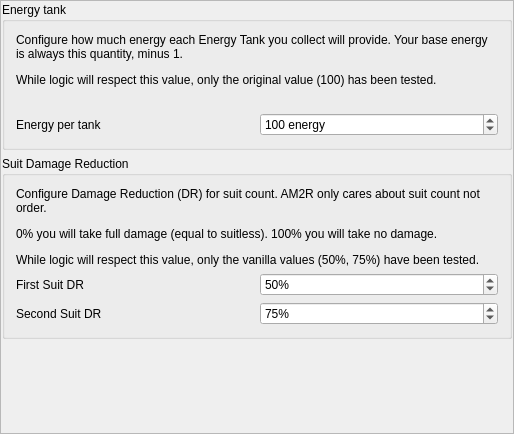
<?xml version="1.0" encoding="UTF-8"?>
<ui version="4.0">
 <class>PresetAM2REnergy</class>
 <widget class="QMainWindow" name="PresetAM2REnergy">
  <property name="geometry">
   <rect>
    <x>0</x>
    <y>0</y>
    <width>514</width>
    <height>434</height>
   </rect>
  </property>
  <property name="windowTitle">
   <string>Energy</string>
  </property>
  <widget class="QWidget" name="centralWidget">
   <property name="maximumSize">
    <size>
     <width>16777215</width>
     <height>16777215</height>
    </size>
   </property>
   <layout class="QVBoxLayout" name="main_layout">
    <property name="leftMargin">
     <number>0</number>
    </property>
    <property name="topMargin">
     <number>0</number>
    </property>
    <property name="rightMargin">
     <number>0</number>
    </property>
    <property name="bottomMargin">
     <number>0</number>
    </property>
    <item>
     <widget class="QScrollArea" name="scroll_area">
      <property name="widgetResizable">
       <bool>true</bool>
      </property>
      <widget class="QWidget" name="scroll_area_contents">
       <property name="geometry">
        <rect>
         <x>0</x>
         <y>0</y>
         <width>498</width>
         <height>434</height>
        </rect>
       </property>
       <property name="sizePolicy">
        <sizepolicy hsizetype="Ignored" vsizetype="Preferred">
         <horstretch>0</horstretch>
         <verstretch>0</verstretch>
        </sizepolicy>
       </property>
       <layout class="QVBoxLayout" name="scroll_area_layout">
        <property name="leftMargin">
         <number>1</number>
        </property>
        <property name="topMargin">
         <number>1</number>
        </property>
        <property name="rightMargin">
         <number>1</number>
        </property>
        <property name="bottomMargin">
         <number>0</number>
        </property>
        <item>
         <widget class="QGroupBox" name="energy_tank_box">
          <property name="title">
           <string>Energy tank</string>
          </property>
          <layout class="QGridLayout" name="gridLayout_2">
           <item row="2" column="1">
            <widget class="QSpinBox" name="energy_tank_capacity_spin_box">
             <property name="suffix">
              <string> energy</string>
             </property>
             <property name="minimum">
              <number>2</number>
             </property>
             <property name="maximum">
              <number>1000</number>
             </property>
             <property name="value">
              <number>100</number>
             </property>
            </widget>
           </item>
           <item row="2" column="0">
            <widget class="QLabel" name="energy_tank_capacity_label">
             <property name="text">
              <string>Energy per tank</string>
             </property>
            </widget>
           </item>
           <item row="0" column="0" colspan="2">
            <widget class="QLabel" name="energy_tank_capacity_description">
             <property name="text">
              <string>&lt;html&gt;&lt;head/&gt;&lt;body&gt;&lt;p&gt;Configure how much energy each Energy Tank you collect will provide. Your base energy is always this quantity, minus 1.&lt;/p&gt;&lt;p&gt;While logic will respect this value, only the original value (100) has been tested.&lt;/p&gt;&lt;/body&gt;&lt;/html&gt;</string>
             </property>
             <property name="wordWrap">
              <bool>true</bool>
             </property>
            </widget>
           </item>
           <item row="1" column="0" colspan="2">
            <spacer name="energy_tank_capacity_spacer">
             <property name="orientation">
              <enum>Qt::Vertical</enum>
             </property>
             <property name="sizeType">
              <enum>QSizePolicy::Fixed</enum>
             </property>
             <property name="sizeHint" stdset="0">
              <size>
               <width>20</width>
               <height>20</height>
              </size>
             </property>
            </spacer>
           </item>
          </layout>
         </widget>
        </item>
        <item>
         <widget class="QGroupBox" name="suit_dr_box">
          <property name="title">
           <string>Suit Damage Reduction</string>
          </property>
          <layout class="QGridLayout" name="constant_environment_damage_layout">
           <item row="5" column="0">
            <widget class="QLabel" name="first_suit_label">
             <property name="text">
              <string>First Suit DR</string>
             </property>
            </widget>
           </item>
           <item row="4" column="0" colspan="2">
            <widget class="QLabel" name="suit_dr_description">
             <property name="text">
              <string>&lt;html&gt;&lt;head/&gt;&lt;body&gt;&lt;p&gt;Configure Damage Reduction (DR) for suit count. AM2R only cares about suit count not order.&lt;/p&gt;&lt;p&gt;0% you will take full damage (equal to suitless). 100% you will take no damage.&lt;/p&gt;&lt;p&gt;While logic will respect this value, only the vanilla values (50%, 75%) have been tested.&lt;/p&gt;&lt;/body&gt;&lt;/html&gt;</string>
             </property>
             <property name="wordWrap">
              <bool>true</bool>
             </property>
            </widget>
           </item>
           <item row="5" column="1">
            <widget class="QSpinBox" name="first_suit_spin_box">
             <property name="alignment">
              <set>Qt::AlignLeading|Qt::AlignLeft|Qt::AlignVCenter</set>
             </property>
             <property name="suffix">
              <string>%</string>
             </property>
             <property name="minimum">
              <number>0</number>
             </property>
             <property name="maximum">
              <number>100</number>
             </property>
             <property name="value">
              <number>50</number>
             </property>
            </widget>
           </item>
           <item row="6" column="1">
            <widget class="QSpinBox" name="second_suit_spin_box">
             <property name="alignment">
              <set>Qt::AlignLeading|Qt::AlignLeft|Qt::AlignVCenter</set>
             </property>
             <property name="suffix">
              <string>%</string>
             </property>
             <property name="minimum">
              <number>0</number>
             </property>
             <property name="maximum">
              <number>100</number>
             </property>
             <property name="value">
              <number>75</number>
             </property>
            </widget>
           </item>
           <item row="6" column="0">
            <widget class="QLabel" name="second_suit_label">
             <property name="text">
              <string>Second Suit DR</string>
             </property>
            </widget>
           </item>
          </layout>
         </widget>
        </item>
        <item>
         <spacer name="energy_tank_spacer">
          <property name="orientation">
           <enum>Qt::Vertical</enum>
          </property>
          <property name="sizeHint" stdset="0">
           <size>
            <width>20</width>
            <height>40</height>
           </size>
          </property>
         </spacer>
        </item>
       </layout>
      </widget>
     </widget>
    </item>
   </layout>
  </widget>
 </widget>
 <layoutdefault spacing="6" margin="11"/>
 <resources/>
 <connections/>
</ui>
